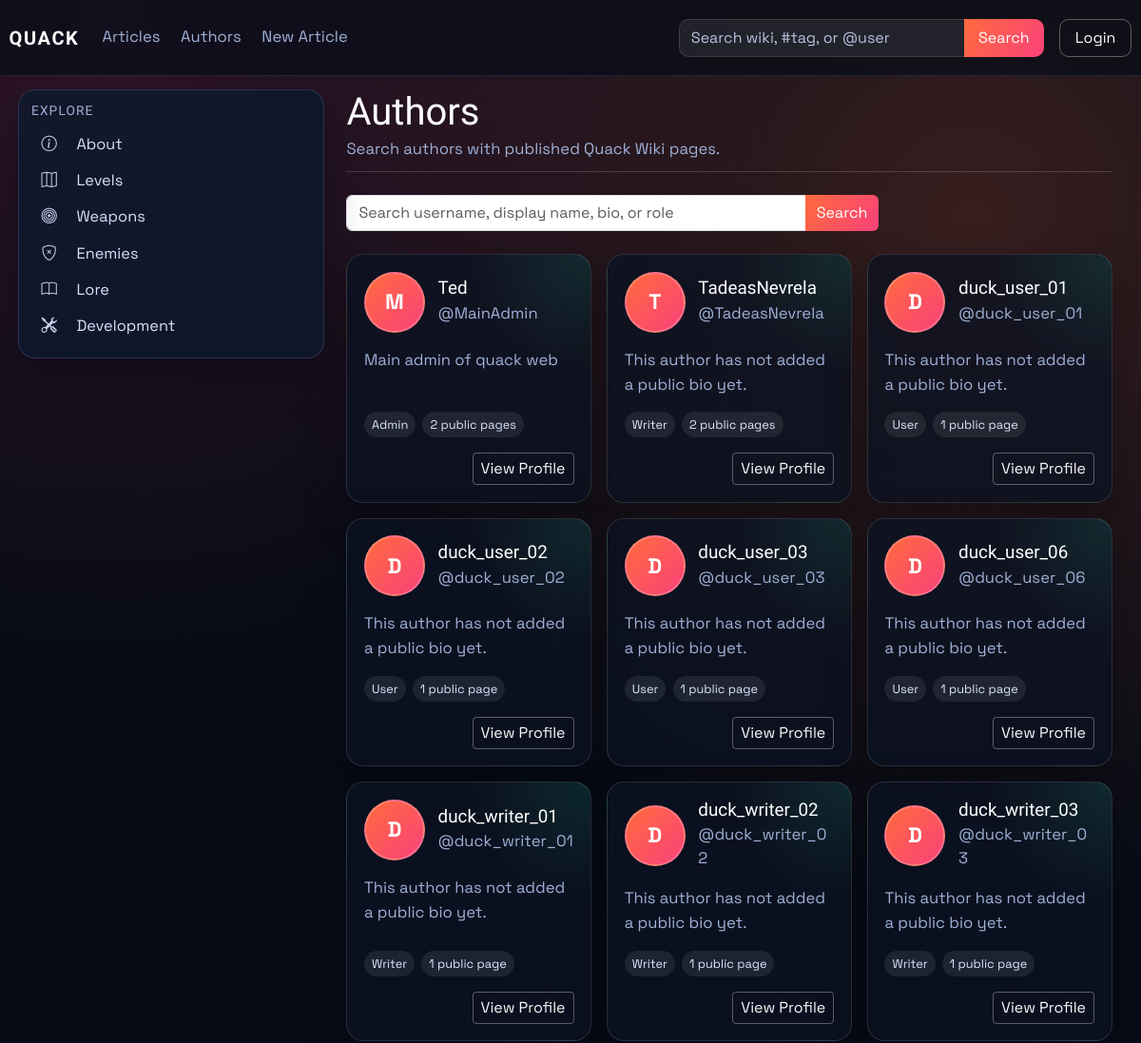
The app's page /authors (upper part), older data.
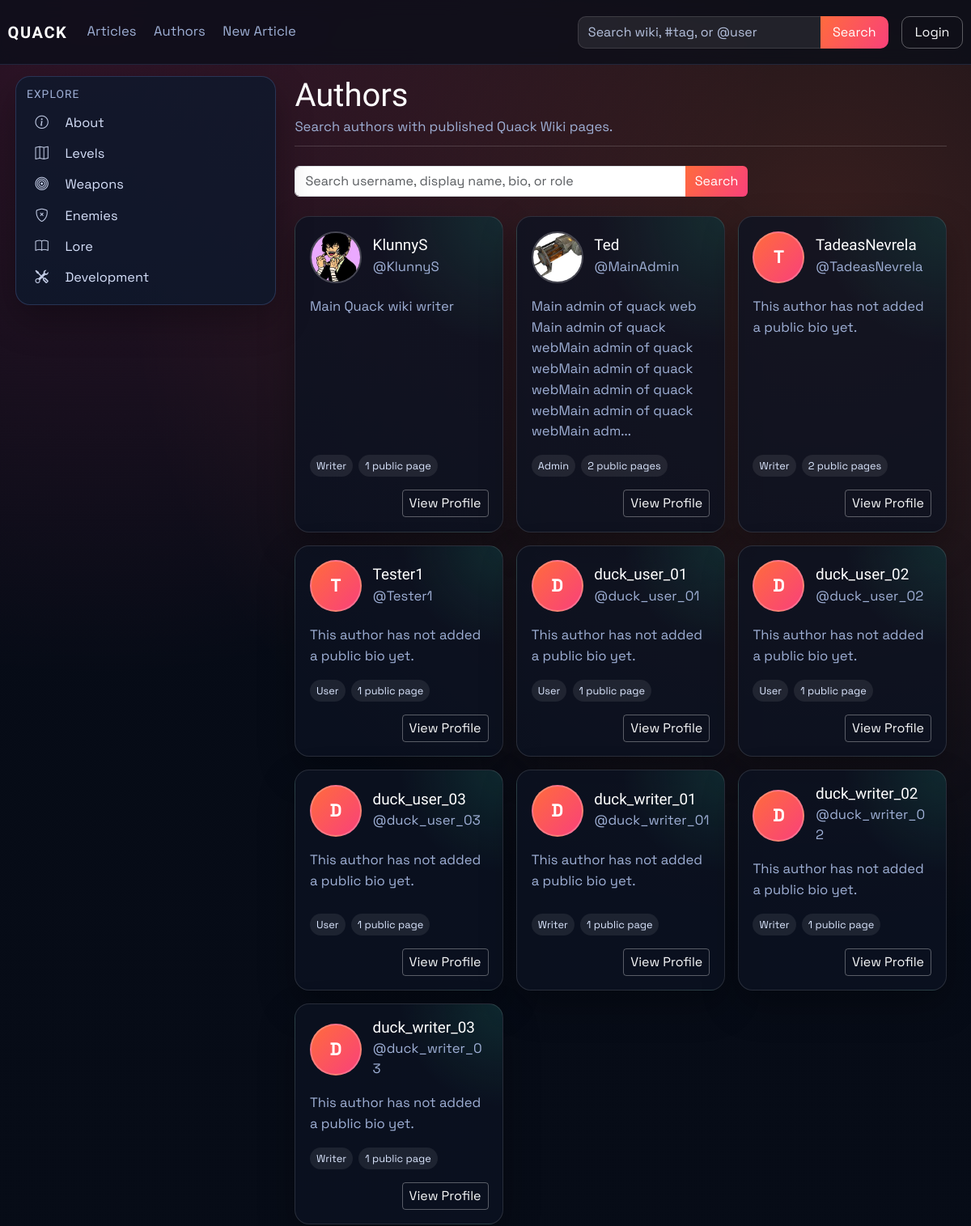
The same page, newer data.
### models.py (models this page shows, shortened)
class Article(db.Model):
    id = db.Column(db.Integer, primary_key=True)
    title = db.Column(db.String(120), unique=True, nullable=False)
    author = db.Column(db.String(120), nullable=False)
    created_at = db.Column(db.DateTime, default=datetime.utcnow)
    image_url = db.Column(db.String(120), default='default.png')
    summary = db.Column(db.Text)
    content = db.Column(db.Text, nullable=False)
    infobox_data = db.Column(db.Text, nullable=True)
    tags = db.Column(db.JSON, default=list)
    status = db.Column(db.String(20), default='pending', nullable=False)
    approved_by = db.Column(db.String(120), nullable=True)
    approved_at = db.Column(db.DateTime, nullable=True)
    is_archived = db.Column(db.Boolean, default=False, nullable=False)
    archived_at = db.Column(db.DateTime, nullable=True)

class User(db.Model, UserMixin):
    id = db.Column(db.Integer, primary_key=True)
    username = db.Column(db.String(120), unique=True, nullable=False)
    email = db.Column(db.String(120), unique=True, nullable=False)
    password_hash = db.Column(db.String(128), nullable=False)
    profile_image_url = db.Column(db.String(120), nullable=True)
    public_display_name = db.Column(db.String(80), nullable=True)
    public_bio = db.Column(db.Text, nullable=True)
    created_at = db.Column(db.DateTime, default=datetime.utcnow)
    role = db.Column(db.String(30), default='user')
    is_archived = db.Column(db.Boolean, default=False, nullable=False)
    archived_at = db.Column(db.DateTime, nullable=True)

### main.py (the view)
@app.route('/authors')
def authors():
    search = (request.args.get('q') or '').strip()
    include_all_users = request.args.get('all') == '1'
    published_counts = published_article_counts_by_user()
    public_users_query = User.query.filter(User.is_archived.is_(False))
    if not include_all_users:
        public_users_query = public_users_query.filter(User.username.in_(list(published_counts.keys())))
    public_users = public_users_query.order_by(User.username.asc()).all()
    if search:
        public_users = [user for user in public_users if user_matches_public_search(user, search)]
    return render_template(
        'authors.html',
        users=public_users,
        published_counts=published_counts,
        search=search,
        include_all_users=include_all_users,
    )

### main.py (called while the page is built, shortened)
def get_site_settings():
    settings = SiteSettings.query.get(1)
    if not settings:
        settings = SiteSettings(id=1)
        db.session.add(settings)
        db.session.commit()
    return settings

@app.context_processor
def inject_site_settings():
    pending_counts = {'pending_articles': 0, 'pending_updates': 0}
    return {'site_settings': get_site_settings(), 'dashboard_pending_counts': pending_counts}

def normalize_identity(value: str) -> str:
    ascii_value = unicodedata.normalize('NFKD', value or '').encode('ascii', 'ignore').decode('ascii')
    return re.sub(r'[^a-z0-9]+', '', ascii_value.lower())

def find_user_for_article_author(author_name: str):
    if not author_name:
        return None
    exact_user = User.query.filter_by(username=author_name).first()
    if exact_user:
        return None if exact_user.is_archived else exact_user
    normalized_author = normalize_identity(author_name)
    if not normalized_author:
        return None
    active_users = User.query.filter(User.is_archived.is_(False)).all()
    return next(
        (
            user
            for user in active_users
            if normalized_author in {
                normalize_identity(user.username),
                normalize_identity(user.public_display_name),
            }
        ),
        None,
    )

def published_article_counts_by_user():
    counts = {}
    candidates = Article.query.filter(
        Article.is_archived.is_(False),
        func.lower(func.trim(Article.status)) == 'approved',
    ).all()
    for article_obj in candidates:
        user = find_user_for_article_author(article_obj.author)
        if user:
            counts[user.username] = counts.get(user.username, 0) + 1
    return counts

### templates/authors.html (shortened to what this page needs)
{% extends "_base.html" %}
{% block content %}
<div class="container-fluid px-0 article-wiki">
    <header class="article-header mb-4">
        <h1 class="article-title">{{ 'Public Accounts' if include_all_users else 'Authors' }}</h1>
        <p class="article-meta mb-0">
            {{ 'Search public Quack Wiki accounts.' if include_all_users else 'Search authors with published Quack Wiki pages.' }}
        </p>
    </header>
    <form method="GET" action="{{ url_for('authors') }}" class="mb-4" style="max-width: 560px;">
        <div class="input-group">
            <input class="form-control" type="search" name="q" value="{{ search }}" placeholder="Search username, display name, bio, or role">
            <button class="btn btn-brand" type="submit">Search</button>
        </div>
    </form>
    <section class="authors-grid">
        {% for user in users %}
        <article class="author-card">
            <div class="author-card-top">
                {% if user.profile_image_url %}
                <img class="author-card-avatar" src="{{ url_for('static', filename='img/' ~ user.profile_image_url) }}" alt="{{ user.username }} profile picture">
                {% else %}
                <div class="author-card-avatar author-card-avatar-fallback">{{ user.username[0]|upper }}</div>
                {% endif %}
                <div class="author-card-heading">
                    <h3>{{ user.public_display_name or user.username }}</h3>
                    <p>@{{ user.username }}</p>
                </div>
            </div>
            {% set bio = user.public_bio or "This author has not added a public bio yet." %}
            <p class="author-card-bio">{{ bio|truncate(150, true) }}</p>
            <div class="author-card-meta">
                <span>{{ user.role|capitalize }}</span>
                <span>{{ published_counts.get(user.username, 0) }} public {{ 'page' if published_counts.get(user.username, 0) == 1 else 'pages' }}</span>
            </div>
            <div class="author-card-actions">
                <a class="btn btn-outline-light btn-sm" href="{{ url_for('public_profile', username=user.username) }}">View Profile</a>
            </div>
        </article>
        {% else %}
        <div class="card p-4 authors-empty">
            <p class="mb-0 text-muted">{{ 'No public accounts found.' if include_all_users else 'No published authors found.' }}</p>
        </div>
        {% endfor %}
    </section>
</div>
{% endblock %}

### templates/_base.html (shortened to what this page needs)
<!doctype html>
<html lang="en">
<head>
    <link href="https://cdn.jsdelivr.net/npm/bootstrap@5.3.3/dist/css/bootstrap.min.css" rel="stylesheet">
    <link href="https://cdn.jsdelivr.net/npm/bootstrap-icons@1.11.3/font/bootstrap-icons.min.css" rel="stylesheet">
    <link rel="stylesheet" href="{{ url_for('static', filename='css/style.css', v='20260606-1') }}">
</head>
<body>
    {% include "partials/navbar.html" %}
    <div class="layout-shell container-fluid">
        <aside class="wiki-sidebar-detached d-none d-lg-block">
            {% include "partials/sidebar.html" %}
        </aside>
        <main class="page-content page-content-with-sidebar">
            {% block content %}{% endblock %}
        </main>
    </div>
</body>
</html>

### templates/partials/navbar.html (shortened to what this page needs)
<nav class="navbar navbar-expand-lg main-nav">
    <div class="container-fluid nav-wrap">
        <a class="navbar-brand brand-mark" href="{{ url_for('index') }}">QUACK</a>
        <div class="collapse navbar-collapse" id="navbarNav">
            <ul class="navbar-nav me-auto nav-links">
                <li class="nav-item"><a class="nav-link" href="{{ url_for('articles') }}">Articles</a></li>
                <li class="nav-item"><a class="nav-link" href="{{ url_for('authors') }}">Authors</a></li>
                <li class="nav-item"><a class="nav-link" href="{{ url_for('create_article') }}">New Article</a></li>
            </ul>
            <ul class="navbar-nav ms-auto align-items-lg-center nav-tools">
                <li class="nav-item nav-search-wrap">
                    <form class="nav-search" method="GET" action="{{ url_for('site_search') }}">
                        {% set nav_query = request.args.get('q', '') %}
                        {% if request.endpoint == 'authors' and request.args.get('all') == '1' and nav_query %}
                            {% set nav_query = '@' ~ nav_query %}
                        {% elif request.endpoint not in ['articles', 'authors'] %}
                            {% set nav_query = '' %}
                        {% endif %}
                        <input class="form-control" type="search" name="q" value="{{ nav_query }}" placeholder="Search wiki, #tag, or @user">
                        <button class="btn btn-brand" type="submit">Search</button>
                    </form>
                </li>
                {% if current_user.is_authenticated %}
                <li class="nav-item dropdown ms-lg-3">
                    <a class="profile-trigger" href="#" role="button" data-bs-toggle="dropdown" aria-expanded="false">
                        {% if current_user.profile_image_url %}
                        <img class="profile-avatar profile-avatar-img" src="{{ url_for('static', filename='img/' ~ current_user.profile_image_url) }}" alt="{{ current_user.username }} profile picture">
                        {% else %}
                        <span class="profile-avatar">{{ current_user.username[0]|upper }}</span>
                        {% endif %}
                        <span class="profile-name">{{ current_user.username }}</span>
                    </a>
                    <ul class="dropdown-menu dropdown-menu-end">
                        <li><a class="dropdown-item" href="{{ url_for('public_profile', username=current_user.username) }}">Profile</a></li>
                        <li><a class="dropdown-item" href="{{ url_for('profile', _anchor='settings') }}">Settings</a></li>
                        <li><a class="dropdown-item" href="{{ url_for('my_pages') }}">My Pages</a></li>
                        <li><hr class="dropdown-divider"></li>
                        <li><a class="dropdown-item text-danger" href="{{ url_for('logout') }}">Logout</a></li>
                    </ul>
                </li>
                {% else %}
                <li class="nav-item ms-lg-3">
                    <a class="btn btn-outline-light nav-login-btn" href="{{ url_for('login') }}">Login</a>
                </li>
                {% endif %}
            </ul>
        </div>
    </div>
</nav>

### templates/partials/sidebar.html
{% from "partials/tag_link.html" import tag_article_link %}
<nav class="wiki-sidebar">
    {% if current_user.is_authenticated and current_user.role in ['admin', 'writer'] and request.endpoint in ['dashboard_users', 'dashboard_articles', 'dashboard_updates', 'dashboard_settings'] %}
    <h6 class="sidebar-title">Dashboard</h6>
    {% if current_user.role == 'admin' %}
    <a href="{{ url_for('dashboard_users') }}">
        <span class="sidebar-link-label">
            <i class="bi bi-people-fill sidebar-icon"></i>Users
        </span>
    </a>
    {% endif %}
    <a class="sidebar-count-link" href="{{ url_for('dashboard_articles') }}">
        <span class="sidebar-link-label">
            <i class="bi bi-journal-text sidebar-icon"></i>Articles
        </span>
        {% if dashboard_pending_counts.pending_articles %}
        <span class="sidebar-count-badge">{{ dashboard_pending_counts.pending_articles }}</span>
        {% endif %}
    </a>
    <a class="sidebar-count-link" href="{{ url_for('dashboard_updates') }}">
        <span class="sidebar-link-label">
            <i class="bi bi-inbox sidebar-icon"></i>Pending Updates
        </span>
        {% if dashboard_pending_counts.pending_updates %}
        <span class="sidebar-count-badge">{{ dashboard_pending_counts.pending_updates }}</span>
        {% endif %}
    </a>
    {% if current_user.role == 'admin' %}
    <a href="{{ url_for('dashboard_settings') }}">
        <span class="sidebar-link-label">
            <i class="bi bi-image sidebar-icon"></i>Site Settings
        </span>
    </a>
    {% endif %}
    <a href="{{ url_for('create_article') }}">
        <span class="sidebar-link-label">
            <i class="bi bi-plus-square sidebar-icon"></i>Create Article
        </span>
    </a>
    {% else %}
    <h6 class="sidebar-title">Explore</h6>
    {{ tag_article_link('about-us', 'About', 'bi bi-info-circle') }}
    {{ tag_article_link('levels', 'Levels', 'bi bi-map') }}
    {{ tag_article_link('weapons', 'Weapons', 'bi bi-bullseye') }}
    {{ tag_article_link('enemies', 'Enemies', 'bi bi-shield-x') }}
    {{ tag_article_link('lore', 'Lore', 'bi bi-book') }}
    {{ tag_article_link('development', 'Development', 'bi bi-tools') }}
    {% endif %}
</nav>

### templates/partials/tag_link.html
{% macro tag_article_link(tag, label, icon='', class_name='') -%}
<a href="{{ url_for('about') if tag == 'about-us' else url_for('tagged_article', tag=tag) }}"{% if class_name %} class="{{ class_name }}"{% endif %}>
    {% if icon %}<i class="{{ icon }} sidebar-icon"></i>{% endif %}{{ label }}
</a>
{%- endmacro %}

### templates/partials/footer.html (shortened to what this page needs)
{% from "partials/tag_link.html" import tag_article_link %}

Row changes from the older to the newer data that the page shows:
no longer on this page (row unchanged): User: username "D", public_display_name+username "duck_user_06", username "duck_user_06", bio "This author has not added a public bio yet.", role "User", get "1", username "page"
now on this page (row edited): User: profile_image_url (picture), public_display_name "KlunnyS", username "KlunnyS", public_bio "Main Quack wiki writer", role "Writer", get "1", username "page"
changed User "Ted": profile_image_url: picture added; public_bio "Main admin of quack web" → "Main admin of quack web Main admin of quack webMain admin of quack webMain admin of quack webMain admin of quack webMain admin of quack webMain adm..."; username "M" → (not shown)
added User: username "T", public_display_name+username "Tester1", username "Tester1", bio "This author has not added a public bio yet.", role "User", get "1", username "page"
